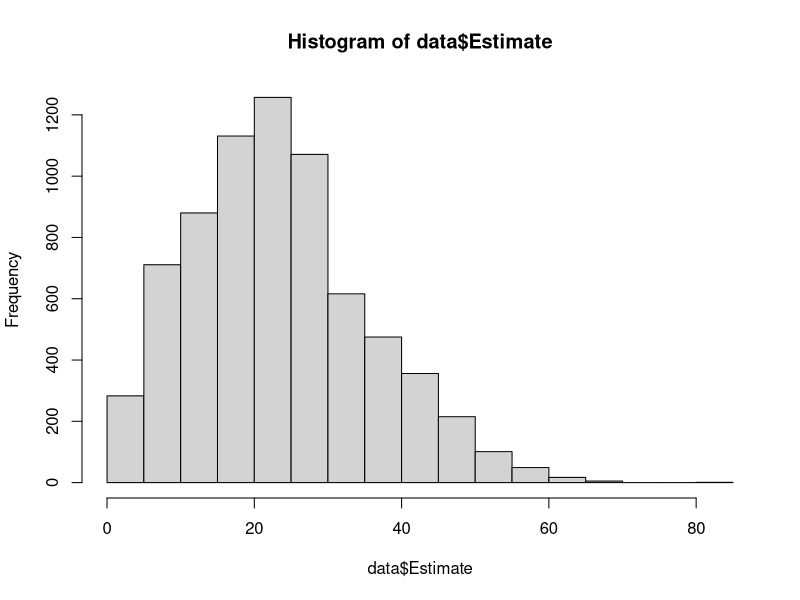

Generate this figure with R:
## ---- chunk 1
# Initializing tidyverse
library(tidyverse)

# CDC data of the percent of the population over 60 covered by RSV vaccine. Estimate is the percent vaccinated in the week for the specified state.

# Read data
data <- read.csv("rsv.csv", comment.char="#")

# Fiter to only include state level data and filter out NAs
data <- data %>% filter(Geographic.Level == 'State') %>% filter(!(is.na(Estimate)))

# Histogram of the estimates. Looks to be fairly normal
hist(data$Estimate)
# Mean of estimate
mean(data$Estimate)
# Standard deviation of estimate
sd(data$Estimate)

# Percentage of state
data %>% group_by(Geographic.Name) %>% summarise(percent = 100 * n() / 7168)

# Percentage of weeks
data %>% group_by(Week_ending) %>% summarise(percent = 100 * n() / 7168)

